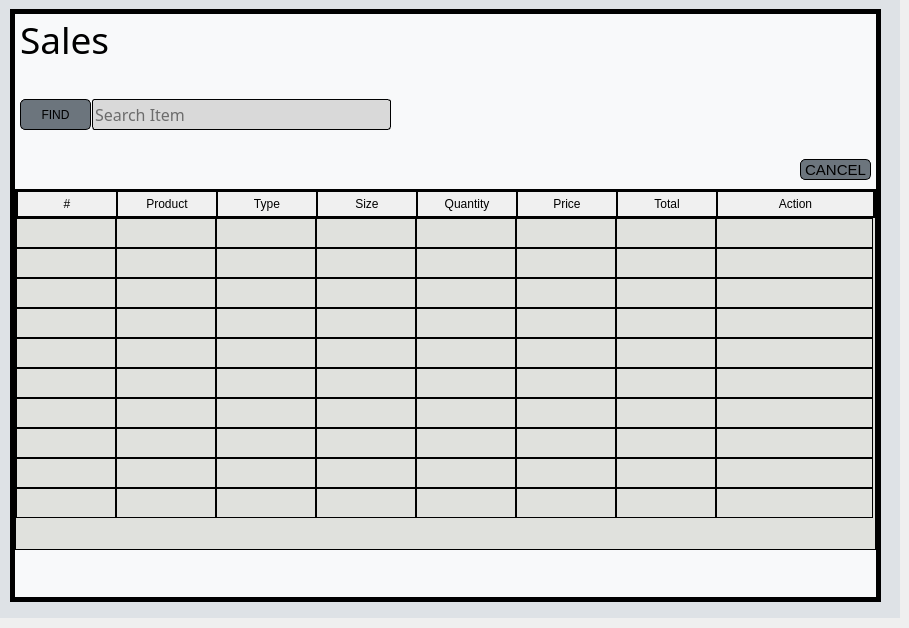
     <widget class="QWidget" name="salesAddStackedWidget">
      <widget class="QWidget" name="widget_16" native="true">
       <property name="geometry">
        <rect>
         <x>0</x>
         <y>-1</y>
         <width>900</width>
         <height>619</height>
        </rect>
       </property>
       <property name="styleSheet">
        <string notr="true">background-color: rgb(222, 226, 230);</string>
       </property>
       <widget class="QWidget" name="widget_17" native="true">
        <property name="geometry">
         <rect>
          <x>10</x>
          <y>10</y>
          <width>871</width>
          <height>593</height>
         </rect>
        </property>
        <property name="font">
         <font>
          <pointsize>12</pointsize>
         </font>
        </property>
        <property name="styleSheet">
         <string notr="true">background-color: rgb(248, 249, 250);
border:5px solid  ;</string>
        </property>
        <widget class="QLabel" name="dashboardLabel_14">
         <property name="geometry">
          <rect>
           <x>10</x>
           <y>10</y>
           <width>181</width>
           <height>41</height>
          </rect>
         </property>
         <property name="font">
          <font>
           <family>Segoe UI Light</family>
           <pointsize>28</pointsize>
          </font>
         </property>
         <property name="styleSheet">
          <string notr="true">border:none;</string>
         </property>
         <property name="text">
          <string>Sales</string>
         </property>
        </widget>
        <widget class="QTableWidget" name="searchtableWidget">
         <property name="geometry">
          <rect>
           <x>5</x>
           <y>180</y>
           <width>861</width>
           <height>361</height>
          </rect>
         </property>
         <property name="font">
          <font>
           <pointsize>11</pointsize>
          </font>
         </property>
         <property name="cursor" stdset="0">
          <cursorShape>PointingHandCursor</cursorShape>
         </property>
         <property name="focusPolicy">
          <enum>Qt::NoFocus</enum>
         </property>
         <property name="styleSheet">
          <string notr="true">QWidget{
border: 1px solid black;
background-color: #e0e1dd;

}
/* QTableWidget items (cells) */
QTableWidget::item {
    border:1px solid black;
}

/* QTableWidget headers */
QHeaderView::section {
    border: 1px solid black;
    background: rgb(240, 240, 240); /* Optional: Header background color */
    padding: 4px;
}

/* Vertical scrollbar */
QScrollBar:vertical {
    border: 2px solid black;
    background: rgb(52, 58, 64); /* Scrollbar background color */
    width: 13px;
    margin: 0px 0px 0px 0px;
}

QScrollBar::handle:vertical {
    background: #000000; /* Scrollbar handle color */
    border: 1px solid white;
    border-radius: 4px;
    min-height: 15px;
}

QScrollBar::add-line:vertical {
    background: #000000; /* Down button color */
    height: 20px;
    subcontrol-position: bottom;
    subcontrol-origin: margin;
}

QScrollBar::sub-line:vertical {
    background: #000000; /* Up button color */
    height: 20px;
    subcontrol-position: top;
    subcontrol-origin: margin;
}

QScrollBar::up-arrow:vertical, QScrollBar::down-arrow:vertical {
    border: 1px solid grey;
    width: 5px;
    height: 5px;
    background: white;
}

QScrollBar::add-page:vertical, QScrollBar::sub-page:vertical {
    background: none;
}

/* Horizontal scrollbar */
QScrollBar:horizontal {
    border: 2px solid black;
    background: rgb(52, 58, 64); /* Scrollbar background color */
    height: 13px;
    margin: 0px 0px 0px 0px;
}

QScrollBar::handle:horizontal {
    background: #000000; /* Scrollbar handle color */
    border: 1px solid white;
    border-radius: 4px;
    min-width: 20px;
}

QScrollBar::add-line:horizontal {
    background: #000000; /* Right button color */
    width: 20px;
    subcontrol-position: right;
    subcontrol-origin: margin;
}

QScrollBar::sub-line:horizontal {
    background: #000000; /* Left button color */
    width: 20px;
    subcontrol-position: left;
    subcontrol-origin: margin;
}

QScrollBar::left-arrow:horizontal, QScrollBar::right-arrow:horizontal {
    border: 1px solid grey;
    width: 3px;
    height: 3px;
    background: white;
}

QScrollBar::add-page:horizontal, QScrollBar::sub-page:horizontal {
    background: none;
}

</string>
         </property>
         <property name="editTriggers">
          <set>QAbstractItemView::DoubleClicked|QAbstractItemView::SelectedClicked</set>
         </property>
         <property name="tabKeyNavigation">
          <bool>false</bool>
         </property>
         <property name="showDropIndicator" stdset="0">
          <bool>false</bool>
         </property>
         <property name="dragDropOverwriteMode">
          <bool>false</bool>
         </property>
         <property name="selectionMode">
          <enum>QAbstractItemView::SingleSelection</enum>
         </property>
         <property name="selectionBehavior">
          <enum>QAbstractItemView::SelectItems</enum>
         </property>
         <property name="verticalScrollMode">
          <enum>QAbstractItemView::ScrollPerItem</enum>
         </property>
         <property name="horizontalScrollMode">
          <enum>QAbstractItemView::ScrollPerPixel</enum>
         </property>
         <property name="showGrid">
          <bool>false</bool>
         </property>
         <property name="rowCount">
          <number>10</number>
         </property>
         <attribute name="horizontalHeaderShowSortIndicator" stdset="0">
          <bool>true</bool>
         </attribute>
         <attribute name="horizontalHeaderStretchLastSection">
          <bool>true</bool>
         </attribute>
         <attribute name="verticalHeaderVisible">
          <bool>false</bool>
         </attribute>
         <row/>
         <row/>
         <row/>
         <row/>
         <row/>
         <row/>
         <row/>
         <row/>
         <row/>
         <row/>
         <column>
          <property name="text">
           <string>#</string>
          </property>
         </column>
         <column>
          <property name="text">
           <string>Product</string>
          </property>
         </column>
         <column>
          <property name="text">
           <string>Type</string>
          </property>
         </column>
         <column>
          <property name="text">
           <string>Size</string>
          </property>
         </column>
         <column>
          <property name="text">
           <string>Quantity</string>
          </property>
         </column>
         <column>
          <property name="text">
           <string>Price</string>
          </property>
         </column>
         <column>
          <property name="text">
           <string>Total</string>
          </property>
         </column>
         <column>
          <property name="text">
           <string>Action</string>
          </property>
         </column>
        </widget>
        <widget class="QPushButton" name="findButton">
         <property name="geometry">
          <rect>
           <x>10</x>
           <y>90</y>
           <width>71</width>
           <height>31</height>
          </rect>
         </property>
         <property name="cursor">
          <cursorShape>PointingHandCursor</cursorShape>
         </property>
         <property name="styleSheet">
          <string notr="true">QPushButton{
border:1px solid black;
border-radius: 5px;
background-color:rgb(108, 117, 125);
}
QPushButton:hover{
background-color:rgb(173, 181, 189);
}
QPushButton:pressed{
background-color:rgb(222, 226, 230);
}</string>
         </property>
         <property name="text">
          <string>FIND</string>
         </property>
        </widget>
        <widget class="QLineEdit" name="searchLineEdit">
         <property name="geometry">
          <rect>
           <x>82</x>
           <y>90</y>
           <width>299</width>
           <height>31</height>
          </rect>
         </property>
         <property name="font">
          <font>
           <family>Segoe UI Light</family>
           <pointsize>12</pointsize>
          </font>
         </property>
         <property name="styleSheet">
          <string notr="true">background-color: rgb(217, 217, 217);
border: 1px solid black;
Border-radius: 3px;</string>
         </property>
         <property name="placeholderText">
          <string>Search Item</string>
         </property>
        </widget>
        <widget class="QPushButton" name="cancelSalesButton">
         <property name="geometry">
          <rect>
           <x>790</x>
           <y>150</y>
           <width>71</width>
           <height>21</height>
          </rect>
         </property>
         <property name="font">
          <font>
           <pointsize>11</pointsize>
          </font>
         </property>
         <property name="cursor">
          <cursorShape>PointingHandCursor</cursorShape>
         </property>
         <property name="styleSheet">
          <string notr="true">QPushButton{
border:1px solid black;
border-radius: 5px;
background-color:rgb(108, 117, 125);
}
QPushButton:hover{
background-color:rgb(173, 181, 189);
}
QPushButton:pressed{
background-color:rgb(222, 226, 230);
}</string>
         </property>
         <property name="text">
          <string>CANCEL</string>
         </property>
        </widget>
       </widget>
      </widget>
     </widget>
